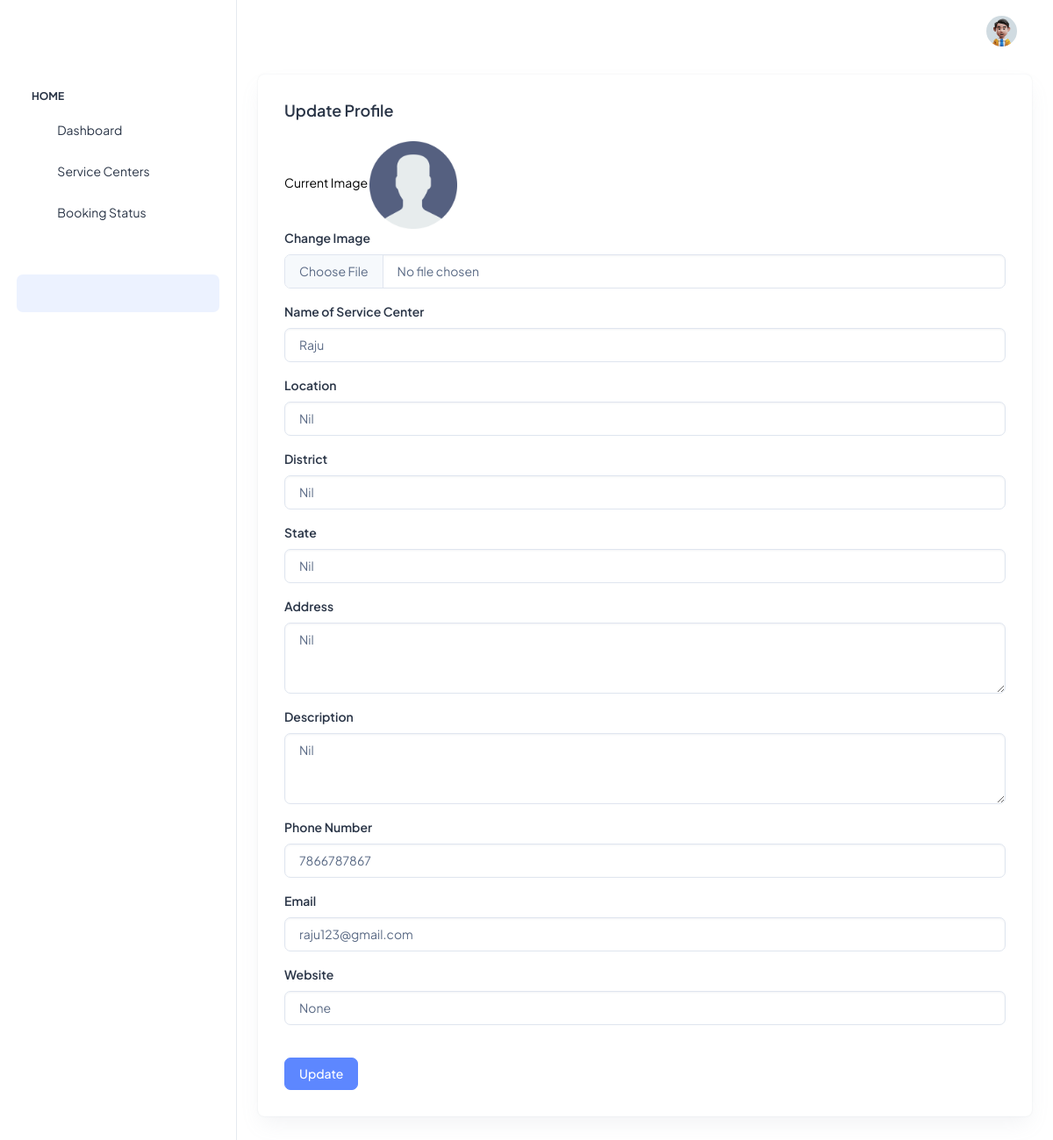
The app's page /serviceprofile (signed in) with its own data.
### chatbotapp/models.py (models this page shows, shortened)
class User(AbstractUser):
    is_user = models.BooleanField(default=False, verbose_name='Is User')
    is_service = models.BooleanField(default=False, verbose_name='Is Service Center')
    name = models.CharField(max_length=100, default='User')
    mobile_number = models.CharField(max_length=20, default='Nil')
    profile_picture = models.ImageField(upload_to='profile_pictures', blank=True, null=True)
    location = models.CharField(max_length=300, default='Nil')
    address = models.TextField(max_length=1000, default='Nil')
    district = models.CharField(max_length=150, default='Nil')
    state = models.CharField(max_length=150, default='Nil')
    verified = models.BooleanField(default=False, verbose_name='Is Verified')
    description = models.TextField(max_length=1000, default='Nil')  # Add description field
    website = models.URLField(max_length=200, blank=True, null=True)  # Add website field
    @property
    def imageURL(self):
        try:
            url = self.profile_picture.url
        except:
            url = ''
        return  url

### chatbotapp/views.py (the view)
# urls.py: path('serviceprofile', views.serviceprofile, name='serviceprofile'),
def serviceprofile(request):
    user = request.user
    if request.method == "POST":
        name = request.POST.get('name')
        location = request.POST.get('location')
        district = request.POST.get('district')
        state = request.POST.get('state')
        address = request.POST.get('address')
        description = request.POST.get('description')
        mobile_number = request.POST.get('mobile_number')
        email = request.POST.get('email')
        website = request.POST.get('website')
        new_profile_picture = request.FILES.get('profile_picture')
        user.name = name
        user.location = location
        user.district = district
        user.state = state
        user.address = address
        user.description = description
        user.mobile_number = mobile_number
        user.email = email
        user.website = website
        if new_profile_picture:
            user.profile_picture = new_profile_picture
        user.save()
        return redirect('serviceprofile')  # Replace 'profile-page' with the name of your profile page URL
    else:
        return render(request, 'service_center/serviceprofile.html', {'user': user})

### chatbotapp/templates/service_center/serviceprofile.html (shortened to what this page needs)
{% extends 'service_center/base.html' %}
{% load static %}
{% block content %}
<div class="container-fluid">
  <div class="card">
      <div class="card-body">
          <h5 class="card-title fw-semibold mb-4">Update Profile</h5>
          <form method="POST" enctype="multipart/form-data">
              <a href="{{ request.user.imageURL }}" target="_blank" style="color:black;">
                Current Image
                <img src="{{ request.user.imageURL }}" alt="Profile Picture" height="100px">
              </a>
              <br>
              <div class="mb-3">
                  <label for="image" class="form-label">Change Image</label>
                  <input type="file" class="form-control" id="image" name="profile_picture" accept="image/*">
              </div>
              <div class="mb-3">
                  <label for="serviceCenterName" class="form-label">Name of Service Center</label>
                  <input type="text" class="form-control" id="serviceCenterName" name="name" placeholder="Enter service center name" value="{{ user.name }}">
              </div>
              <div class="mb-3">
                  <label for="location" class="form-label">Location</label>
                  <input type="text" class="form-control" id="location" name="location" placeholder="Enter location" value="{{ user.location }}">
              </div>
              <div class="mb-3">
                  <label for="district" class="form-label">District</label>
                  <input type="text" class="form-control" id="district" name="district" placeholder="Enter district" value="{{ user.district }}">
              </div>
              <div class="mb-3">
                  <label for="state" class="form-label">State</label>
                  <input type="text" class="form-control" id="state" name="state" placeholder="Enter state" value="{{ user.state }}">
              </div>
              <div class="mb-3">
                  <label for="address" class="form-label">Address</label>
                  <textarea class="form-control" id="address" name="address" rows="3" placeholder="Enter address">{{ user.address }}</textarea>
              </div>
              <div class="mb-3">
                  <label for="description" class="form-label">Description</label>
                  <textarea class="form-control" id="description" name="description" rows="3" placeholder="Enter description">{{ user.description }}</textarea>
              </div>
              <div class="mb-3">
                  <label for="phoneNumber" class="form-label">Phone Number</label>
                  <input type="tel" class="form-control" id="phoneNumber" name="mobile_number" placeholder="Enter phone number" value="{{ user.mobile_number }}">
              </div>
              <div class="mb-3">
                  <label for="email" class="form-label">Email</label>
                  <input type="email" class="form-control" id="email" name="email" placeholder="Enter email" value="{{ user.email }}">
              </div>
              <div class="mb-3">
                  <label for="website" class="form-label">Website</label>
                  <input type="url" class="form-control" id="website" name="website" placeholder="Enter website URL" value="{{ user.website }}">
              </div>
              <br>
              <button type="submit" class="btn btn-primary">Update</button>
          </form>
      </div>
  </div>
</div>
{% endblock %}

### chatbotapp/templates/service_center/base.html (shortened to what this page needs)
<!doctype html>
{% load static %}
<html lang="en">
<head>
  <link rel="stylesheet" href="{% static 'assets/css/styles.min.css' %}" />
</head>
<body>
{% if request.user.is_authenticated %}
  <div class="page-wrapper" id="main-wrapper" data-layout="vertical" data-navbarbg="skin6" data-sidebartype="full"
    data-sidebar-position="fixed" data-header-position="fixed">
    <aside class="left-sidebar">
      <div>
        <div class="brand-logo d-flex align-items-center justify-content-between">
        </div>
        {% if request.user.is_service %}
        <nav class="sidebar-nav scroll-sidebar" data-simplebar="">
          <ul id="sidebarnav">
            <li class="nav-small-cap">
              <i class="ti ti-dots nav-small-cap-icon fs-4"></i>
              <span class="hide-menu">Home</span>
            </li>
            <li class="sidebar-item">
              <a class="sidebar-link" href="{% url 'home' %}" aria-expanded="false">
                <span>
                  <i class="ti ti-layout-dashboard"></i>
                </span>
                <span class="hide-menu">Dashboard</span>
              </a>
            </li>
            <li class="sidebar-item">
              <a class="sidebar-link" href="{% url 'my_bookings' %}" aria-expanded="false">
                <span>
                  <i class="ti ti-alert-circle"></i>
                </span>
                <span class="hide-menu">Manage Bookings</span>
              </a>
            </li>
          </ul>
          <div class="unlimited-access hide-menu bg-light-primary position-relative mb-7 mt-5 rounded">
            <div class="d-flex">
            </div>
          </div>
        </nav>
        {% elif request.user.is_user %}
        <nav class="sidebar-nav scroll-sidebar" data-simplebar="">
            <ul id="sidebarnav">
              <li class="nav-small-cap">
                <span class="hide-menu">Home</span>
              </li>
              <li class="sidebar-item">
                <a class="sidebar-link" href="{% url 'user_home' %}" aria-expanded="false">
                  <span>
                    <i class="ti ti-layout-dashboard"></i>
                  </span>
                  <span class="hide-menu">Dashboard</span>
                </a>
              </li>
              <li class="sidebar-item">
                <a class="sidebar-link" href="{% url 'view_service_centers' %}" aria-expanded="false">
                  <span>
                    <i class="ti ti-alert-circle"></i>
                  </span>
                  <span class="hide-menu">Service Centers</span>
                </a>
              </li>
              <li class="sidebar-item">
                <a class="sidebar-link" href="{% url 'user_bookings' %}" aria-expanded="false">
                  <span>
                    <i class="ti ti-alert-circle"></i>
                  </span>
                  <span class="hide-menu">Booking Status</span>
                </a>
              </li>
            </ul>
            <div class="unlimited-access hide-menu bg-light-primary position-relative mb-7 mt-5 rounded">
            </div>
          </nav>
        {% endif %}
      </div>
    </aside>
    <div class="body-wrapper">
      <header class="app-header">
        <nav class="navbar navbar-expand-lg navbar-light">
          <ul class="navbar-nav">
            <li class="nav-item">
              <a class="nav-link nav-icon-hover" href="javascript:void(0)">
              </a>
            </li>
          </ul>
          <div class="navbar-collapse justify-content-end px-0" id="navbarNav">
            <ul class="navbar-nav flex-row ms-auto align-items-center justify-content-end">
              <li class="nav-item dropdown">
                <a class="nav-link nav-icon-hover" href="javascript:void(0)" id="drop2" data-bs-toggle="dropdown"
                  aria-expanded="false">
                  <img src="{% static 'assets/images/profile/user-1.jpg' %}" alt="" width="35" height="35" class="rounded-circle">
                </a>
              </li>
            </ul>
          </div>
        </nav>
      </header>
      {% block content %}
      {% endblock %}
    </div>
  </div>
{% else %}
<h1>Unauthorized User</h1>
{% endif %}
</body>
</html>

### records on screen
User: user.imageURL (placeholder picture), name "Raju", location "Nil", district "Nil", state "Nil", address "Nil", description "Nil", mobile_number "7866787867", email "raju123@gmail.com", website "None"
